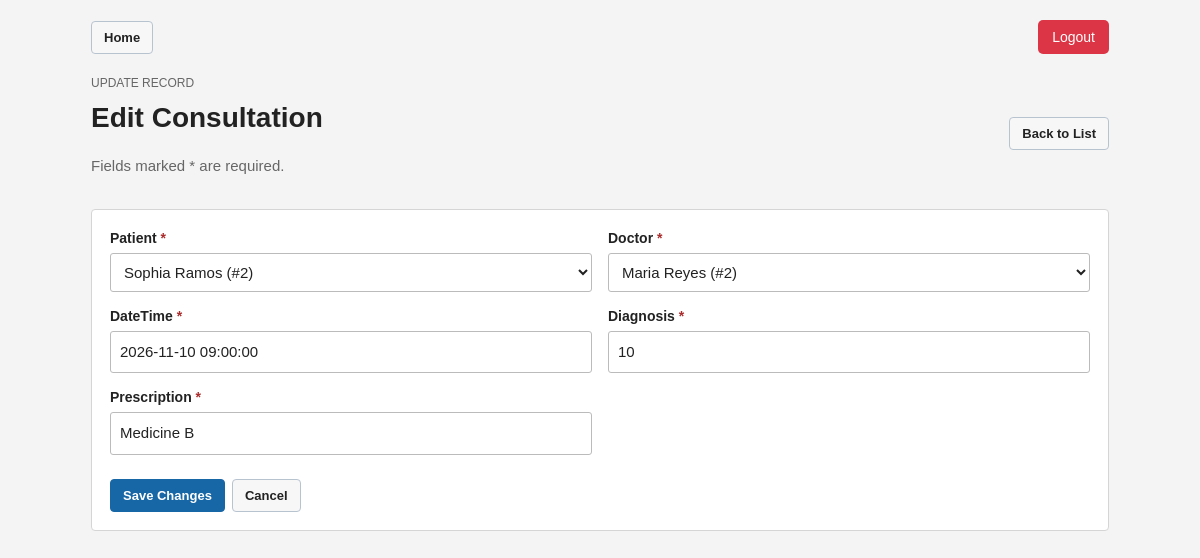
The page /crud/form.php?module=consultation&id=2 (signed in) on the database its author committed.
### tables this page shows
CREATE TABLE IF NOT EXISTS consultation(
  consulID INT AUTO_INCREMENT PRIMARY KEY,
  patID INT NOT NULL,
  docID INT NOT NULL,
  consulDate DATETIME NOT NULL,
  diagnosis INT NOT NULL,
  prescription VARCHAR(30) NOT NULL,

  FOREIGN KEY (patID) REFERENCES patient (patID),
  FOREIGN KEY (docID) REFERENCES doctor (docID)
);

### config/app.php (called while the page is built, shortened)
<?php
require_once __DIR__ . '/modules.php';
function app_url(string $path = ''): string
{
    return APP_BASE_URL . '/' . ltrim($path, '/');
}
function e(mixed $value): string
{
    return htmlspecialchars((string) ($value ?? ''), ENT_QUOTES | ENT_SUBSTITUTE, 'UTF-8');
}
function find_record(PDO $pdo, array $module, int $id): array|false
{
    $sql = 'SELECT * FROM ' . $module['table'] . ' WHERE ' . $module['pk'] . ' = ?';
    $stmt = $pdo->prepare($sql);
    $stmt->execute([$id]);
    return $stmt->fetch();
}

### config/modules.php (called while the page is built, shortened)
<?php
function get_module(string $key): array
{
    return MODULES[$key];
}

### crud/form.php (the view, shortened to what this page needs)
<?php
require_once __DIR__ . '/../config/app.php';
$slug = (string) ($_GET['module'] ?? '');
$module = get_module($slug);
$id = filter_var($_GET['id'] ?? 0, FILTER_VALIDATE_INT);
$id = $id ?: 0;
$editing = $id > 0;
$record = $editing ? find_record($pdo, $module, $id) : [];
$old = $_SESSION['form_old'] ?? [];
if (($old['module'] ?? '') !== $slug) {
    $old = [];
}
$pageTitle = ($editing ? 'Edit ' : 'Add ') . $module['singular'];
include __DIR__ . '/../includes/header.php';
?>
<section class="page-header">
  <div>
    <span class="eyebrow"><?= $editing ? 'UPDATE RECORD' : 'ADD NEW RECORD' ?></span>
    <h1><?= e($pageTitle) ?></h1>
    <p class="muted">Fields marked * are required.</p>
  </div>
  <a class="button light" href="<?= e(app_url('crud/index.php?module=' . $slug)) ?>">Back to List</a>
</section>
<section class="panel">
  <form method="post" action="<?= e(app_url('crud/save.php')) ?>">
    <div class="form-grid">
    <?php foreach ($module['fields'] as $name => $field):
      $required = $field['required'] ?? true;
      $value = $old[$name] ?? ($record[$name] ?? '');
    ?>
      <div class="form-field">
        <label for="<?= e($name) ?>"><?= e($field['label']) ?>
          <?php if ($required): ?><span class="required">*</span><?php endif; ?>
        </label>
        <?php if ($field['type'] === 'select'): ?>
          <select id="<?= e($name) ?>" name="<?= e($name) ?>" <?= $required ? 'required' : '' ?>>
            <?php foreach ($pdo->query($field['sql']) as $option): ?>
              <option value="<?= e($option['id']) ?>" <?= (string) $value === (string) $option['id'] ? 'selected' : '' ?>>
                <?= e($option['label']) ?> (#<?= e($option['id']) ?>)
              </option>
            <?php endforeach; ?>
          </select>
        <?php elseif ($field['type'] === 'textarea'): ?>
          <textarea id="<?= e($name) ?>" name="<?= e($name) ?>" rows="3"><?= e($value) ?></textarea>
        <?php else: ?>
          <input id="<?= e($name) ?>" name="<?= e($name) ?>"
            type="<?= e($field['type']) ?>" value="<?= e($value) ?>"
            <?= $required ? 'required' : '' ?>
            <?php if (isset($field['max']) && $field['type'] === 'text'): ?>maxlength="<?= e($field['max']) ?>"<?php endif; ?>
            <?php if (isset($field['min'])): ?>min="<?= e($field['min']) ?>"<?php endif; ?>
            <?php if (isset($field['max']) && $field['type'] === 'number'): ?>max="<?= e($field['max']) ?>"<?php endif; ?>>
        <?php endif; ?>
      </div>
    <?php endforeach; ?>
    </div>
    <div class="form-actions">
      <button type="submit" class="button primary"><?= $editing ? 'Save Changes' : 'Save Record' ?></button>
      <a class="button light" href="<?= e(app_url('crud/index.php?module=' . $slug)) ?>">Cancel</a>
    </div>
  </form>
</section>
<?php include __DIR__ . '/../includes/footer.php'; ?>

### assets/style.css (style rules this page uses)
* { box-sizing: border-box; }
body { margin: 0; background: #f4f4f4; color: #222; font: 15px/1.5 Arial, sans-serif; }
h1 { font-size: 28px; margin: 0 0 16px; }
p { margin: 0 0 15px; }
a { color: #125496; text-decoration: none; }
.muted { color: #666; }
.eyebrow { display: block; color: #666; font-size: 12px; margin-bottom: 5px; }
.panel, .login-card, .inquiry-card { background: white; border: 1px solid #d5d5d5; border-radius: 4px; padding: 18px; margin-bottom: 18px; }
.page-header { display: flex; justify-content: space-between; align-items: center; flex-wrap: wrap; gap: 12px; margin-bottom: 16px; }
.actions, .form-actions, .table-actions { display: flex; align-items: center; flex-wrap: wrap; gap: 7px; }
.form-actions { margin-top: 10px; }
.button { display: inline-block; padding: 8px 12px; font: bold 13px Arial, sans-serif; border: 1px solid #b8c3d0; border-radius: 4px; cursor: pointer; text-align: center; text-decoration: none; color: #222; background: #f1f1f1; }
.button.primary { background: #1766a6; color: white; border-color: #1766a6; }
.button.light, .button.outline { background: #f7f7f7; color: #222; }
label { display: block; font-weight: bold; margin-bottom: 4px; font-size: 14px; }
input, select, textarea { display: block; width: 100%; padding: 9px; margin: 0 0 14px; border: 1px solid #bbb; border-radius: 3px; background: white; color: #222; font: inherit; }
.required { color: #ab2c2c; }
.form-grid { display: grid; grid-template-columns: repeat(2, minmax(0, 1fr)); gap: 0 16px; }

### rows shown on the page
consultation: consulDate "2026-11-10 09:00:00", diagnosis "10", prescription "Medicine B"

### other values the page prints
$pageTitle "Edit Consultation"
$field['label'] "Patient"
$field['label'] "Doctor"
$field['label'] "DateTime"
$field['label'] "Diagnosis"
$field['label'] "Prescription"
form field patID "Sophia Ramos (#2)"
form field docID "Maria Reyes (#2)"
